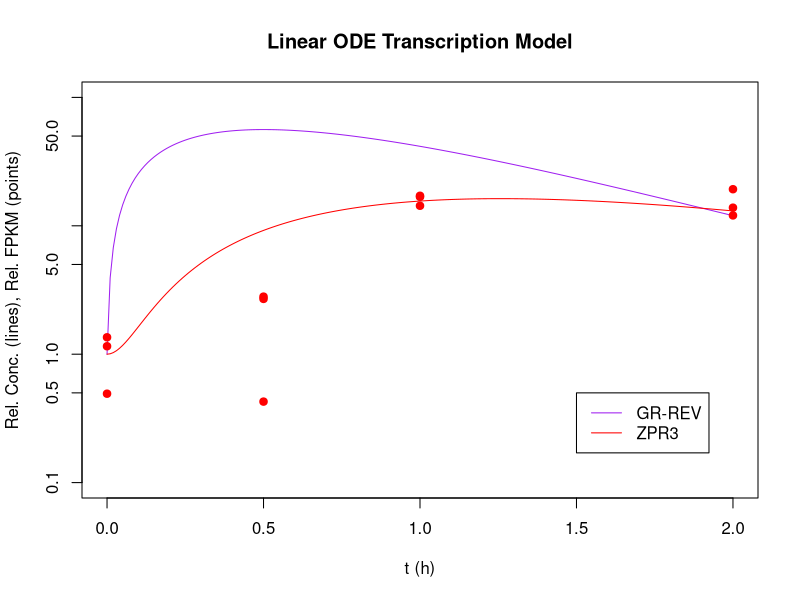

Reproduce this figure in R.
##
## solve linear transcription model for a direct target in one condition

require("deSolve")

## trans rate and loss rate for direct target, per hour
gamma12 = 0.5
gamma2 = 1.0

## ratios of initial concentrations
C12 = 1.0

## c1(t) is given, the externally-induced TF concentration
a = 300
b = 2.0

c1 = function(t) {
  return(1 + a*t*exp(-b*t))
}

## derivatives for c2
derivs = function(t, y, parms) {
  c2 = y[1]
  return( list( c( -gamma2*(c2-1)+gamma12*C12*(c1(t)-1) )))
}

## time array
times = seq(from=0, to=2, by=0.01)

## calculate; starting relative concentrations are 1 by definition
out = ode(y=c(1), times=times, func=derivs, parms=NULL)

## kludge, sorry!
c1t = times
for (i in 1:length(times)) {
  c1t[i] = c1(times[i])
}

## TF concentration
plot(times, c1t, type="l", xlab="t (h)", ylab="Rel. Conc. (lines), Rel. FPKM (points)", main="Linear ODE Transcription Model", col="purple", log="y", ylim=c(.1,100))

## transcript concentration
lines(out[,1], out[,2], col="red")


legend(1.5, 0.5, c("GR-REV","ZPR3"), lty=1, col=c("purple","red"))

## compare with ZPR3 under GR-REV (relative to average ZPR3(0))
t = c( 0,0,0, 30,30,30, 60,60,60, 120,120,120)/60
GRREV.ZPR3 = c( 1.153357,1.354201,0.4924417, 0.4272676,2.695558,2.807537, 16.80174,17.13758,14.32351, 19.27571,12.04715,13.84045 )

total = 0
points(t, GRREV.ZPR3, pch=19, col="red")
sumsq = sum((GRREV.ZPR3[1:3]-out[1,2])^2) + sum((GRREV.ZPR3[4:6]-out[51,2])^2) + sum((GRREV.ZPR3[7:9]-out[101,2])^2) + sum((GRREV.ZPR3[10:12]-out[201,2])^2)
print(paste("GRREV.ZPR3",signif(sumsq,4)))
